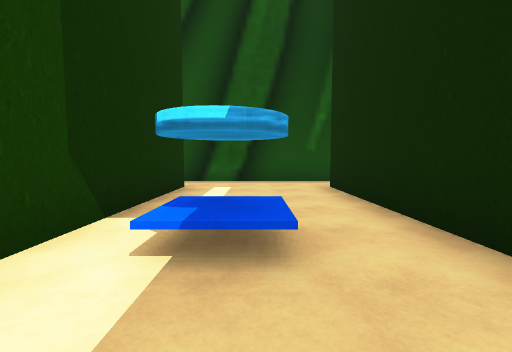
[1] (above)

14 first-person views from a walk through a 3-D level made in the Unity game engine. The camera is 1.3 m above the floor, tilts 4° down and sees 90° across. The floor is counted in squares, 2 m on a side. Each view is taken from the middle of a square. On the plan, view 1 faces up. The plan holds only what a view shows up to about 9 squares ahead; the rest is blank.

[2]
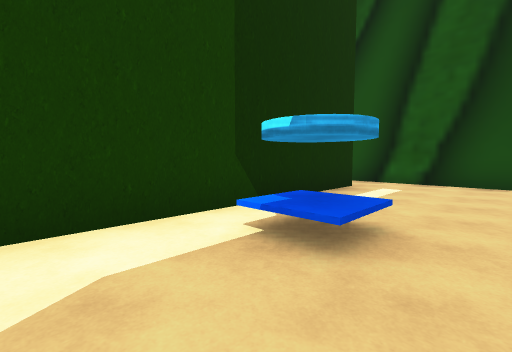

[3]
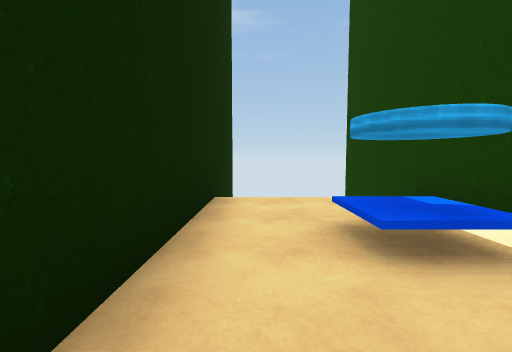

[4]
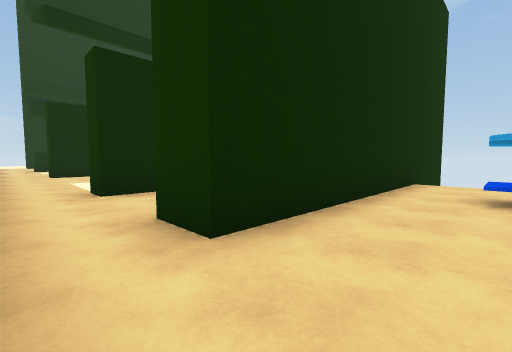

[5]
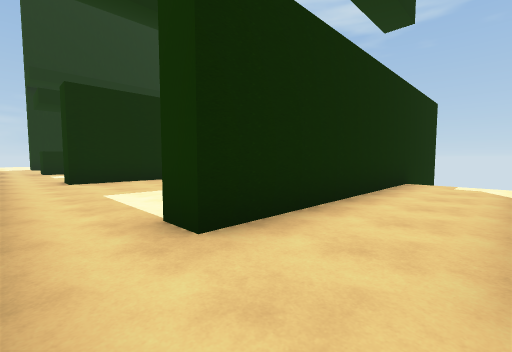

[6]
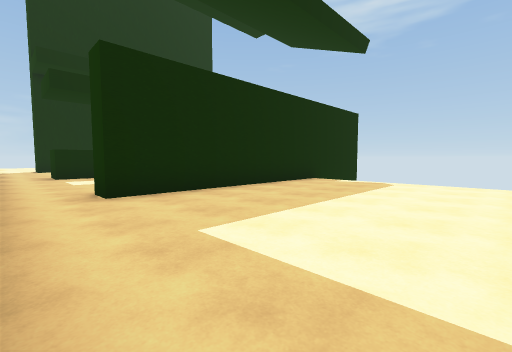

[7]
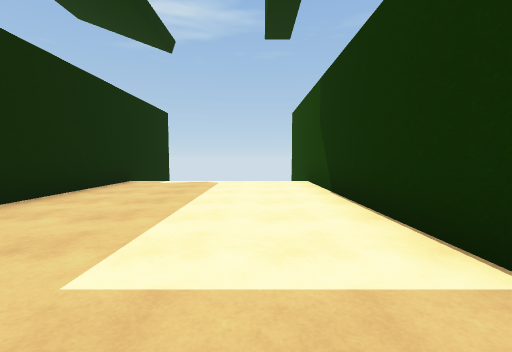

[8]
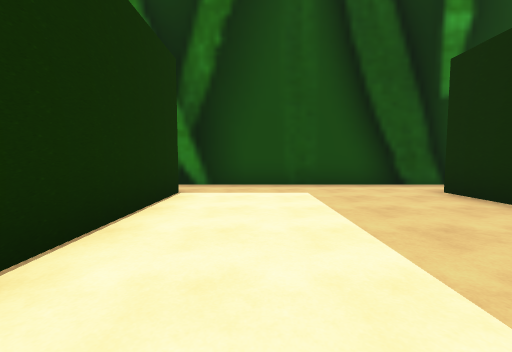

[9]
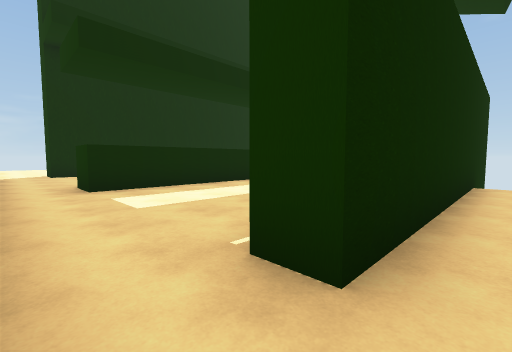

[10]
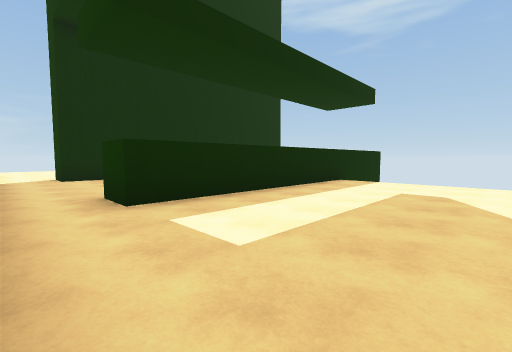

[11]
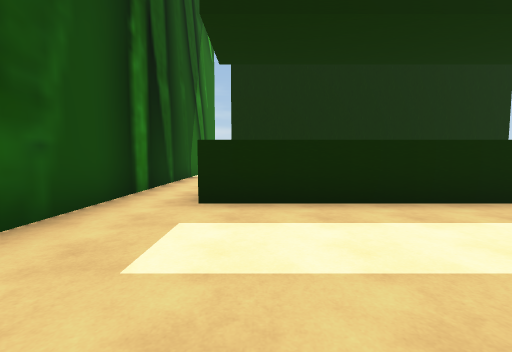

[12]
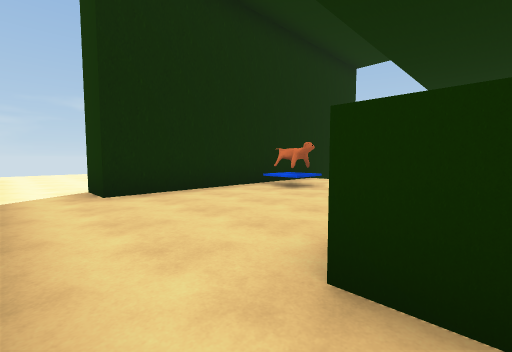

[13]
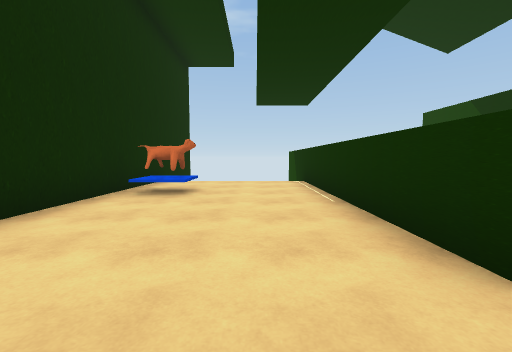

[14]
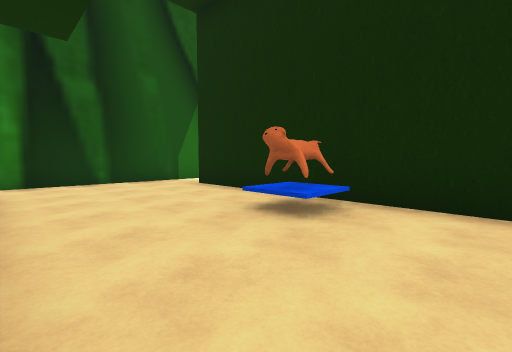

### Floor plan
Ten units are one square. View 1 is at (0, 0); x grows to the right and y downward. Boxes are objects, and circles mark ways between rooms. Rooms are numbered by the first view taken in them; rooms with no view inside come last. Other rooms are left out.
<svg viewBox="-29 -77 252 97">
<path fill="none" stroke="#000" d="M-16 -59 -16 15M21 -72 -24 -72M17 15 17 -58M17 -58 28 -58M49 15 49 -58 55 -58M55 -58 55 10M106 -72 50 -72M106 15 106 -58M106 -58 112 -58M116 -72 106 -72M165 -72 141 -72M156 15 156 -58 166 -58M166 -58 166 12M216 -72 165 -72M207 15 207 -58 218 -58"/>
<rect x="-5" y="-25" width="10" height="10" fill="#bbb"><title>other object</title></rect>
<rect x="195" y="-25" width="10" height="10" fill="#bbb"><title>other object</title></rect>
<circle cx="20" cy="-65" r="3" fill="#2a7"/>
<circle cx="50" cy="-65" r="3" fill="#2a7"/>
<circle cx="110" cy="-65" r="3" fill="#2a7"/>
<circle cx="160" cy="-65" r="3" fill="#2a7"/>
<text x="0" y="-40">1</text>
<text x="30" y="-40">2</text>
<text x="80" y="-40">3</text>
<text x="130" y="-40">4</text>
<text x="190" y="-40">5</text>
</svg>
Room 1 opens to room 2. Room 2 opens to room 3. Room 3 opens to room 4. Room 4 opens to room 5.

Where each view was taken, in squares from view 1:
view 1: 0 up, 0 right, facing up
view 2: 0 up, 1 right, facing up-left
view 3: 4 up, 1 right, facing down
view 4: 7 up, 0 right, facing down-right
view 5: 7 up, 3 right, facing down-right
view 6: 7 up, 6 right, facing down-right
view 7: 7 up, 7 right, facing down
view 8: 1 up, 7 right, facing up
view 9: 7 up, 10 right, facing down-right
view 10: 7 up, 12 right, facing down-right
view 11: 5 up, 12 right, facing right
view 12: 7 up, 16 right, facing down-right
view 13: 7 up, 18 right, facing down
view 14: 0 up, 17 right, facing up-right
